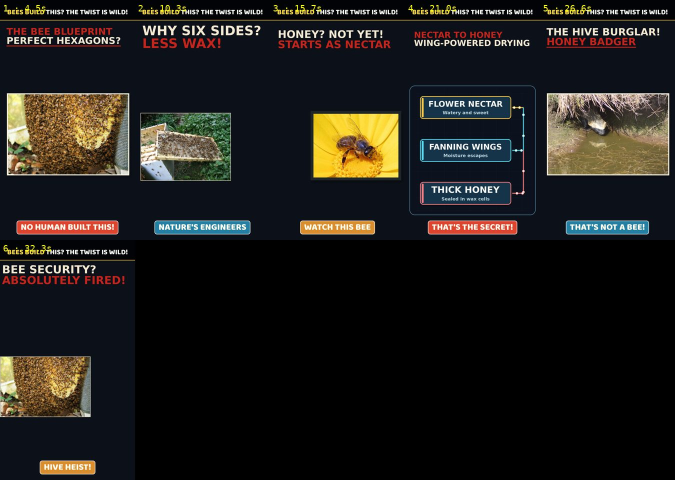
#> input picture samples/live-honeybee-three-facts-english-black-v9-contact.jpg, 1350 x 960 px (shown at 1/2 size)
$ python media_framing.py ../samples/live-honeybee-three-facts-english-black-v9-contact.jpg out.png
#> lines starting #> are read from the running program, lines starting #| are printed output that depends on the picture
#> further down, image is the input picture: PIL image 1350x960 RGB; mean R, G, B 31.3, 29.3, 26.3
"""Preview exactly the same cover/contain crop used by reference media rendering."""
import argparse
from pathlib import Path
from PIL import Image

def crop_media(source, size, fit='cover', focus=None):
#> called with size = (1080, 1378), fit = 'cover'
    width,height=size
    scale=max(width/source.width,height/source.height) if fit=='cover' else min(width/source.width,height/source.height)
#> scale = 1.44
    dw,dh=max(1,int(source.width*scale)),max(1,int(source.height*scale))
#> dw = 1937; dh = 1378
    dx,dy=(width-dw)//2,(height-dh)//2
#> dx = -429; dy = 0
    if focus and fit=='cover':
        dx=int(max(width-dw,min(0,width*.5-focus[0]*dw)))
        dy=int(max(height-dh,min(0,height*.5-focus[1]*dh)))
    if fit=='cover':
        box=(max(0,-dx*source.width/dw),max(0,-dy*source.height/dh),min(source.width,(width-dx)*source.width/dw),min(source.height,(height-dy)*source.height/dh))
#> box = (299, 0, 1051.7, 960)
        return source.resize(size,Image.Resampling.BICUBIC,box=box)
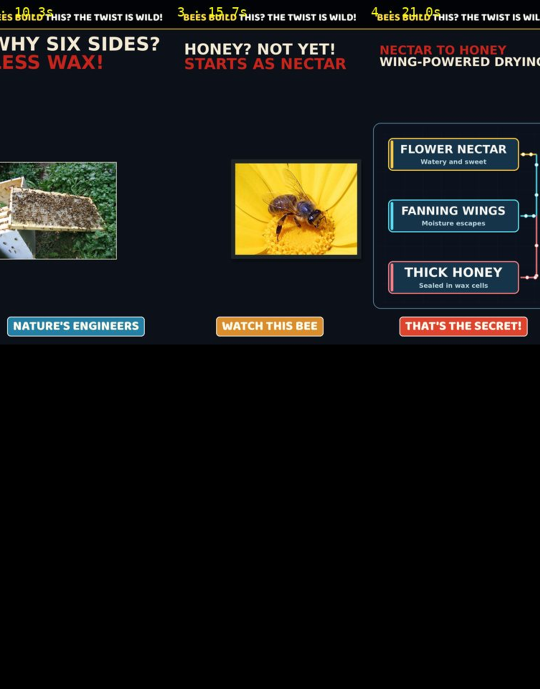
#> returned value: PIL image 1080x1378 RGB (shown at 1/2 size); mean R, G, B 24.2, 24, 21.6
    output=Image.new('RGB',size,'black')
    output.paste(source.resize((dw,dh),Image.Resampling.BICUBIC),(dx,dy))
    return output

if __name__=='__main__':
    parser=argparse.ArgumentParser()
    parser.add_argument('source');parser.add_argument('output')
    parser.add_argument('--fit',choices=['cover','contain'],default='cover')
    parser.add_argument('--focus',nargs=2,type=float)
    parser.add_argument('--size',nargs=2,type=int,default=[1080,1378])
    args=parser.parse_args()
    if args.focus and any(v<0 or v>1 for v in args.focus):raise ValueError('Focus must be normalized')
    target=Path(args.output);target.parent.mkdir(parents=True,exist_ok=True)
    with Image.open(args.source) as image:
        crop_media(image.convert('RGB'),tuple(args.size),args.fit,args.focus).save(target,quality=90)
